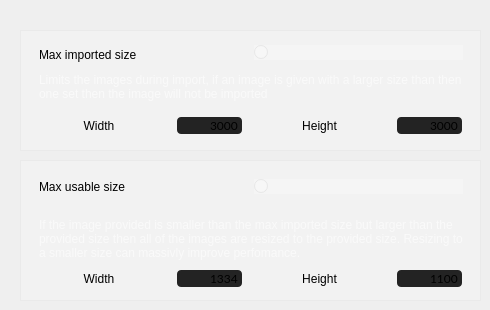
                   <widget class="QWidget" name="UserSettings">
                    <widget class="QFrame" name="frame_MaxImportedSize_Outer">
                     <property name="geometry">
                      <rect>
                       <x>20</x>
                       <y>30</y>
                       <width>461</width>
                       <height>121</height>
                      </rect>
                     </property>
                     <property name="minimumSize">
                      <size>
                       <width>0</width>
                       <height>44</height>
                      </size>
                     </property>
                     <property name="maximumSize">
                      <size>
                       <width>10000</width>
                       <height>16777215</height>
                      </size>
                     </property>
                     <property name="styleSheet">
                      <string notr="true">background-color:rgba(255,255,255,50);
</string>
                     </property>
                     <property name="frameShape">
                      <enum>QFrame::StyledPanel</enum>
                     </property>
                     <property name="frameShadow">
                      <enum>QFrame::Raised</enum>
                     </property>
                     <layout class="QGridLayout" name="gridLayout_12">
                      <property name="leftMargin">
                       <number>18</number>
                      </property>
                      <property name="rightMargin">
                       <number>17</number>
                      </property>
                      <property name="bottomMargin">
                       <number>20</number>
                      </property>
                      <item row="1" column="2">
                       <widget class="QRadioButton" name="placeholder_btn">
                        <property name="styleSheet">
                         <string notr="true"/>
                        </property>
                        <property name="text">
                         <string/>
                        </property>
                       </widget>
                      </item>
                      <item row="1" column="1">
                       <widget class="QLabel" name="maxImportedSize_label">
                        <property name="minimumSize">
                         <size>
                          <width>0</width>
                          <height>30</height>
                         </size>
                        </property>
                        <property name="maximumSize">
                         <size>
                          <width>16777215</width>
                          <height>30</height>
                         </size>
                        </property>
                        <property name="styleSheet">
                         <string notr="true">	font: 14pt &quot;Lato&quot;;
background-color:rgba(0,0,0,0);
</string>
                        </property>
                        <property name="text">
                         <string>Max imported size</string>
                        </property>
                        <property name="alignment">
                         <set>Qt::AlignLeading|Qt::AlignLeft|Qt::AlignVCenter</set>
                        </property>
                       </widget>
                      </item>
                      <item row="3" column="1" colspan="2">
                       <widget class="QFrame" name="frame_MaxImportedSize_Inner">
                        <property name="minimumSize">
                         <size>
                          <width>0</width>
                          <height>44</height>
                         </size>
                        </property>
                        <property name="maximumSize">
                         <size>
                          <width>10000</width>
                          <height>16777215</height>
                         </size>
                        </property>
                        <property name="styleSheet">
                         <string notr="true">background-color:rgba(255,255,255,0);
</string>
                        </property>
                        <property name="frameShape">
                         <enum>QFrame::StyledPanel</enum>
                        </property>
                        <property name="frameShadow">
                         <enum>QFrame::Raised</enum>
                        </property>
                        <layout class="QHBoxLayout" name="horizontalLayout_12">
                         <property name="spacing">
                          <number>19</number>
                         </property>
                         <property name="leftMargin">
                          <number>0</number>
                         </property>
                         <property name="topMargin">
                          <number>0</number>
                         </property>
                         <property name="rightMargin">
                          <number>0</number>
                         </property>
                         <property name="bottomMargin">
                          <number>0</number>
                         </property>
                         <item>
                          <widget class="QLabel" name="maxImportedSize_label_Width">
                           <property name="minimumSize">
                            <size>
                             <width>0</width>
                             <height>30</height>
                            </size>
                           </property>
                           <property name="maximumSize">
                            <size>
                             <width>16777215</width>
                             <height>30</height>
                            </size>
                           </property>
                           <property name="styleSheet">
                            <string notr="true">	font: 12pt &quot;Lato&quot;;
background-color:rgba(0,0,0,0);
</string>
                           </property>
                           <property name="text">
                            <string>Width</string>
                           </property>
                           <property name="alignment">
                            <set>Qt::AlignCenter</set>
                           </property>
                          </widget>
                         </item>
                         <item>
                          <widget class="QSpinBox" name="spinBox">
                           <property name="maximumSize">
                            <size>
                             <width>65</width>
                             <height>16777215</height>
                            </size>
                           </property>
                           <property name="font">
                            <font>
                             <family>Lato</family>
                             <pointsize>9</pointsize>
                             <weight>50</weight>
                             <italic>false</italic>
                             <bold>false</bold>
                            </font>
                           </property>
                           <property name="styleSheet">
                            <string notr="true">QSpinBox{
background-color:rgb(35,35,35);
border-radius:4px;
}</string>
                           </property>
                           <property name="wrapping">
                            <bool>false</bool>
                           </property>
                           <property name="alignment">
                            <set>Qt::AlignRight|Qt::AlignTrailing|Qt::AlignVCenter</set>
                           </property>
                           <property name="buttonSymbols">
                            <enum>QAbstractSpinBox::NoButtons</enum>
                           </property>
                           <property name="accelerated">
                            <bool>true</bool>
                           </property>
                           <property name="minimum">
                            <number>100</number>
                           </property>
                           <property name="maximum">
                            <number>100000</number>
                           </property>
                           <property name="singleStep">
                            <number>10</number>
                           </property>
                           <property name="value">
                            <number>3000</number>
                           </property>
                          </widget>
                         </item>
                         <item>
                          <widget class="QLabel" name="maxImportedSize_label_Height">
                           <property name="minimumSize">
                            <size>
                             <width>0</width>
                             <height>30</height>
                            </size>
                           </property>
                           <property name="maximumSize">
                            <size>
                             <width>16777215</width>
                             <height>30</height>
                            </size>
                           </property>
                           <property name="styleSheet">
                            <string notr="true">	font: 12pt &quot;Lato&quot;;
background-color:rgba(0,0,0,0);
</string>
                           </property>
                           <property name="text">
                            <string>Height</string>
                           </property>
                           <property name="alignment">
                            <set>Qt::AlignCenter</set>
                           </property>
                          </widget>
                         </item>
                         <item>
                          <widget class="QSpinBox" name="spinBox_3">
                           <property name="maximumSize">
                            <size>
                             <width>65</width>
                             <height>16777215</height>
                            </size>
                           </property>
                           <property name="font">
                            <font>
                             <family>Lato</family>
                             <pointsize>9</pointsize>
                             <weight>50</weight>
                             <italic>false</italic>
                             <bold>false</bold>
                            </font>
                           </property>
                           <property name="styleSheet">
                            <string notr="true">QSpinBox{
background-color:rgb(35,35,35);
border-radius:4px;
}</string>
                           </property>
                           <property name="wrapping">
                            <bool>false</bool>
                           </property>
                           <property name="alignment">
                            <set>Qt::AlignRight|Qt::AlignTrailing|Qt::AlignVCenter</set>
                           </property>
                           <property name="buttonSymbols">
                            <enum>QAbstractSpinBox::NoButtons</enum>
                           </property>
                           <property name="accelerated">
                            <bool>true</bool>
                           </property>
                           <property name="minimum">
                            <number>100</number>
                           </property>
                           <property name="maximum">
                            <number>100000</number>
                           </property>
                           <property name="singleStep">
                            <number>10</number>
                           </property>
                           <property name="value">
                            <number>3000</number>
                           </property>
                          </widget>
                         </item>
                        </layout>
                       </widget>
                      </item>
                      <item row="2" column="1" colspan="2">
                       <widget class="QLabel" name="maxImportedSize_label_info">
                        <property name="minimumSize">
                         <size>
                          <width>0</width>
                          <height>30</height>
                         </size>
                        </property>
                        <property name="maximumSize">
                         <size>
                          <width>16777215</width>
                          <height>30</height>
                         </size>
                        </property>
                        <property name="styleSheet">
                         <string notr="true">	font: 9pt &quot;Lato Black&quot;;
background-color:rgba(0,0,0,0);
color: rgba(255, 255, 255,150);</string>
                        </property>
                        <property name="text">
                         <string>Limits the images during import, if an image is given with a larger size than then one set then the image will not be imported</string>
                        </property>
                        <property name="alignment">
                         <set>Qt::AlignLeading|Qt::AlignLeft|Qt::AlignVCenter</set>
                        </property>
                        <property name="wordWrap">
                         <bool>true</bool>
                        </property>
                       </widget>
                      </item>
                     </layout>
                    </widget>
                    <widget class="QFrame" name="frame_MaxImportedSize_Outer_2">
                     <property name="geometry">
                      <rect>
                       <x>20</x>
                       <y>160</y>
                       <width>461</width>
                       <height>141</height>
                      </rect>
                     </property>
                     <property name="minimumSize">
                      <size>
                       <width>0</width>
                       <height>44</height>
                      </size>
                     </property>
                     <property name="maximumSize">
                      <size>
                       <width>10000</width>
                       <height>16777215</height>
                      </size>
                     </property>
                     <property name="styleSheet">
                      <string notr="true">background-color:rgba(255,255,255,50);
</string>
                     </property>
                     <property name="frameShape">
                      <enum>QFrame::StyledPanel</enum>
                     </property>
                     <property name="frameShadow">
                      <enum>QFrame::Raised</enum>
                     </property>
                     <layout class="QGridLayout" name="gridLayout_13">
                      <property name="leftMargin">
                       <number>18</number>
                      </property>
                      <property name="topMargin">
                       <number>11</number>
                      </property>
                      <property name="rightMargin">
                       <number>17</number>
                      </property>
                      <property name="bottomMargin">
                       <number>0</number>
                      </property>
                      <item row="1" column="2">
                       <widget class="QRadioButton" name="placeholder_btn_2">
                        <property name="styleSheet">
                         <string notr="true"/>
                        </property>
                        <property name="text">
                         <string/>
                        </property>
                       </widget>
                      </item>
                      <item row="1" column="1">
                       <widget class="QLabel" name="maxUsableSize_label">
                        <property name="minimumSize">
                         <size>
                          <width>0</width>
                          <height>30</height>
                         </size>
                        </property>
                        <property name="maximumSize">
                         <size>
                          <width>16777215</width>
                          <height>30</height>
                         </size>
                        </property>
                        <property name="styleSheet">
                         <string notr="true">	font: 14pt &quot;Lato&quot;;
background-color:rgba(0,0,0,0);
</string>
                        </property>
                        <property name="text">
                         <string>Max usable size</string>
                        </property>
                        <property name="alignment">
                         <set>Qt::AlignLeading|Qt::AlignLeft|Qt::AlignVCenter</set>
                        </property>
                       </widget>
                      </item>
                      <item row="3" column="1" colspan="2">
                       <widget class="QFrame" name="frame_MaxImportedSize_Inner_2">
                        <property name="minimumSize">
                         <size>
                          <width>0</width>
                          <height>44</height>
                         </size>
                        </property>
                        <property name="maximumSize">
                         <size>
                          <width>10000</width>
                          <height>16777215</height>
                         </size>
                        </property>
                        <property name="styleSheet">
                         <string notr="true">background-color:rgba(255,255,255,0);
</string>
                        </property>
                        <property name="frameShape">
                         <enum>QFrame::StyledPanel</enum>
                        </property>
                        <property name="frameShadow">
                         <enum>QFrame::Raised</enum>
                        </property>
                        <layout class="QHBoxLayout" name="horizontalLayout_13">
                         <property name="spacing">
                          <number>19</number>
                         </property>
                         <property name="leftMargin">
                          <number>0</number>
                         </property>
                         <property name="topMargin">
                          <number>0</number>
                         </property>
                         <property name="rightMargin">
                          <number>0</number>
                         </property>
                         <property name="bottomMargin">
                          <number>0</number>
                         </property>
                         <item>
                          <widget class="QLabel" name="maxImportedSize_label_Width_2">
                           <property name="minimumSize">
                            <size>
                             <width>0</width>
                             <height>30</height>
                            </size>
                           </property>
                           <property name="maximumSize">
                            <size>
                             <width>16777215</width>
                             <height>30</height>
                            </size>
                           </property>
                           <property name="styleSheet">
                            <string notr="true">	font: 12pt &quot;Lato&quot;;
background-color:rgba(0,0,0,0);
</string>
                           </property>
                           <property name="text">
                            <string>Width</string>
                           </property>
                           <property name="alignment">
                            <set>Qt::AlignCenter</set>
                           </property>
                          </widget>
                         </item>
                         <item>
                          <widget class="QSpinBox" name="spinBox_2">
                           <property name="maximumSize">
                            <size>
                             <width>65</width>
                             <height>16777215</height>
                            </size>
                           </property>
                           <property name="font">
                            <font>
                             <family>Lato</family>
                             <pointsize>9</pointsize>
                             <weight>50</weight>
                             <italic>false</italic>
                             <bold>false</bold>
                            </font>
                           </property>
                           <property name="styleSheet">
                            <string notr="true">QSpinBox{
background-color:rgb(35,35,35);
border-radius:4px;
}</string>
                           </property>
                           <property name="wrapping">
                            <bool>false</bool>
                           </property>
                           <property name="alignment">
                            <set>Qt::AlignRight|Qt::AlignTrailing|Qt::AlignVCenter</set>
                           </property>
                           <property name="buttonSymbols">
                            <enum>QAbstractSpinBox::NoButtons</enum>
                           </property>
                           <property name="accelerated">
                            <bool>true</bool>
                           </property>
                           <property name="minimum">
                            <number>100</number>
                           </property>
                           <property name="maximum">
                            <number>100000</number>
                           </property>
                           <property name="singleStep">
                            <number>10</number>
                           </property>
                           <property name="value">
                            <number>1334</number>
                           </property>
                          </widget>
                         </item>
                         <item>
                          <widget class="QLabel" name="maxImportedSize_label_Height_2">
                           <property name="minimumSize">
                            <size>
                             <width>0</width>
                             <height>30</height>
                            </size>
                           </property>
                           <property name="maximumSize">
                            <size>
                             <width>16777215</width>
                             <height>30</height>
                            </size>
                           </property>
                           <property name="styleSheet">
                            <string notr="true">	font: 12pt &quot;Lato&quot;;
background-color:rgba(0,0,0,0);
</string>
                           </property>
                           <property name="text">
                            <string>Height</string>
                           </property>
                           <property name="alignment">
                            <set>Qt::AlignCenter</set>
                           </property>
                          </widget>
                         </item>
                         <item>
                          <widget class="QSpinBox" name="spinBox_4">
                           <property name="maximumSize">
                            <size>
                             <width>65</width>
                             <height>16777215</height>
                            </size>
                           </property>
                           <property name="font">
                            <font>
                             <family>Lato</family>
                             <pointsize>9</pointsize>
                             <weight>50</weight>
                             <italic>false</italic>
                             <bold>false</bold>
                            </font>
                           </property>
                           <property name="styleSheet">
                            <string notr="true">QSpinBox{
background-color:rgb(35,35,35);
border-radius:4px;
}</string>
                           </property>
                           <property name="wrapping">
                            <bool>false</bool>
                           </property>
                           <property name="alignment">
                            <set>Qt::AlignRight|Qt::AlignTrailing|Qt::AlignVCenter</set>
                           </property>
                           <property name="buttonSymbols">
                            <enum>QAbstractSpinBox::NoButtons</enum>
                           </property>
                           <property name="accelerated">
                            <bool>true</bool>
                           </property>
                           <property name="minimum">
                            <number>100</number>
                           </property>
                           <property name="maximum">
                            <number>100000</number>
                           </property>
                           <property name="singleStep">
                            <number>10</number>
                           </property>
                           <property name="value">
                            <number>1100</number>
                           </property>
                          </widget>
                         </item>
                        </layout>
                       </widget>
                      </item>
                      <item row="2" column="1" colspan="2">
                       <widget class="QLabel" name="maxUsableSize_label_info">
                        <property name="minimumSize">
                         <size>
                          <width>0</width>
                          <height>49</height>
                         </size>
                        </property>
                        <property name="maximumSize">
                         <size>
                          <width>16777215</width>
                          <height>30</height>
                         </size>
                        </property>
                        <property name="styleSheet">
                         <string notr="true">	font: 9pt &quot;Lato Black&quot;;
background-color:rgba(0,0,0,0);
color: rgba(255, 255, 255,150);</string>
                        </property>
                        <property name="text">
                         <string>If the image provided is smaller than the max imported size but larger than the provided size then all of the images are resized to the provided size. Resizing to a smaller size can massivly improve perfomance.</string>
                        </property>
                        <property name="alignment">
                         <set>Qt::AlignLeading|Qt::AlignLeft|Qt::AlignVCenter</set>
                        </property>
                        <property name="wordWrap">
                         <bool>true</bool>
                        </property>
                       </widget>
                      </item>
                     </layout>
                    </widget>
                   </widget>
